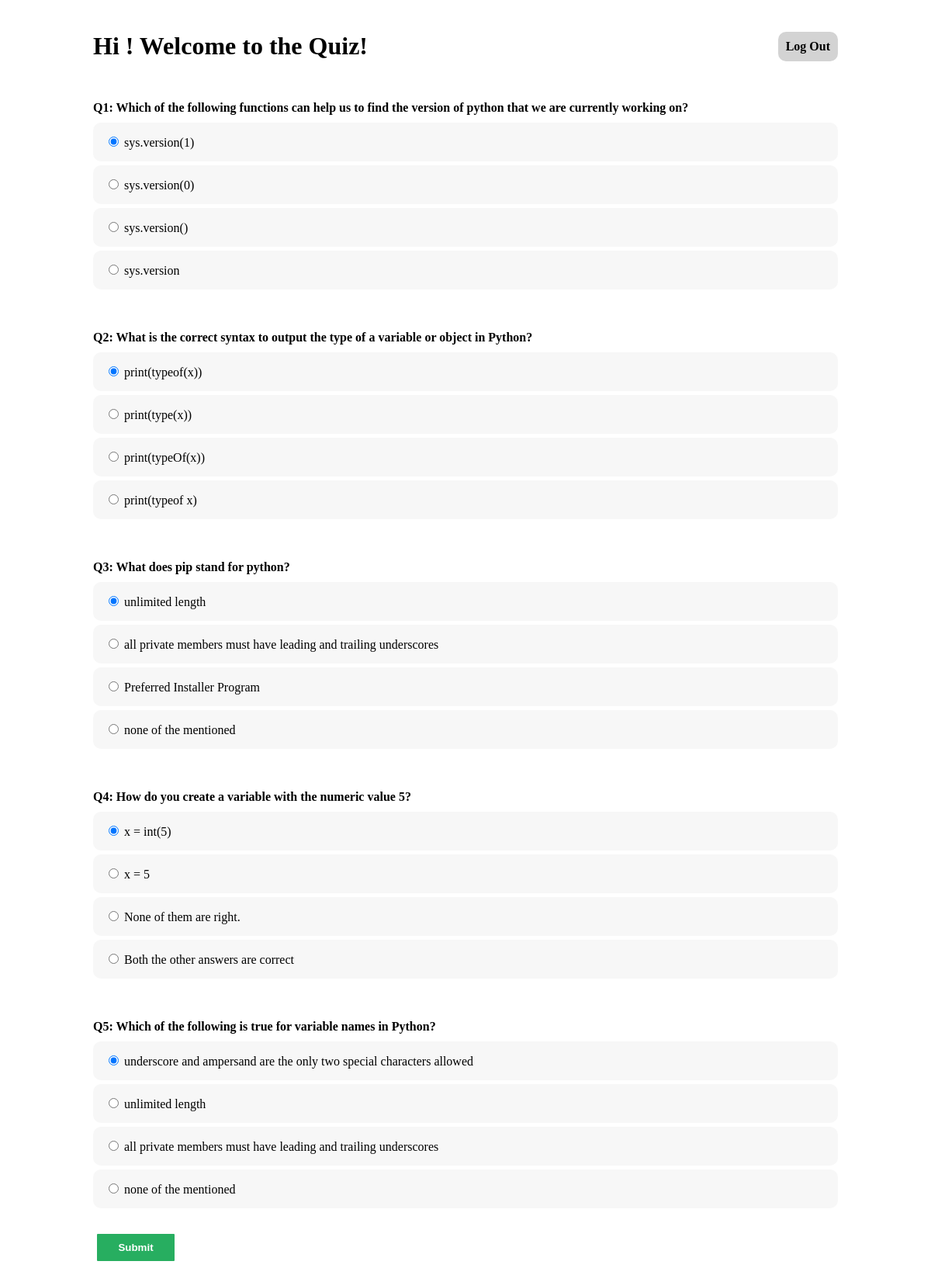
The app's page /quiz/ (signed in) with its own data.
### quiz_app/models.py (models this page shows, shortened)
class Question(models.Model):
    question_text = models.CharField(max_length=200)
    pub_date = models.DateTimeField('date published')

class Choice(models.Model):
    question = models.ForeignKey(Question, on_delete=models.CASCADE)
    choice_text = models.CharField(max_length=200)
    votes = models.IntegerField(default=0)

### quiz_app/views.py (the view)
# urls.py: path('quiz/', views.IndexView.as_view(), name='index'),
class IndexView(generic.ListView):
    template_name = 'quiz_app/index.html'
    context_object_name = 'random_question_list'
    def get_queryset(self):
        return Question.objects.order_by('?')[:5]

### quiz_app/templates/quiz_app/index.html (shortened to what this page needs)
<html>
    <head>
    </head>
    <body>
    {% block content %}
        {% if user.is_authenticated %}
            <div class="quiz">
                <div style="display: flex;align-items: center;">
                    <h1>Hi {{ user.first_name }}! Welcome to the Quiz!</h1>
                    <div id="displaytimer" class="logout-btn" style="margin-left: auto">
                        <b><a href="{% url 'logout' %}" style="text-decoration: none; color: black">Log Out</a></b>
                    </div>
                </div>
                {% if random_question_list %}
                    <form method='post' action="{% url 'quiz_app:add_score' %}">
                    {% for question  in random_question_list%}
                    <div class="form-group">
                        <label class="quiz-question" for="question" id="q-{{ question.id }}">Q{{ forloop.counter }}: {{question.question_text}}</label>
                    </div>
                    <div class="form-check">
                        <ul>
                        {% for choice in question.choice_set.all %}
                            <li class="quiz-answer">
                            <div class="form-check">
                                {% if forloop.counter == 1 %}
                                    <input class="form-check-input" type="radio" name="q-{{question.id}}" id=choice{{ forloop.counter }} value="{{ choice.id }}" checked>
                                {% else %}
                                    <input class="form-check-input" type="radio" name="q-{{question.id}}" id=choice{{ forloop.counter }} value="{{ choice.id }}">
                                {% endif %}
                                <label class="form-check-label" for="choice{{ forloop.counter }}">
                                    {{ choice.choice_text }}
                                </label>
                            </div>
                            </li>
                        {% endfor %}
                        </ul>
                        <br>
                    </div>
                    {% endfor %}
                    <button type="submit" class="submit">Submit</button>
                  </form>
                {% else %}
                    <p>No questions are available.</p>
                {% endif %}
            </div>
        {% else %}
            <p>You are not logged in</p>
            <a href="{% url 'login' %}">Log In</a>
        {% endif %}
    {% endblock %}
    </body>
</html>

### quiz_app/templates/quiz_app/index.html (style rules this page uses)
body { margin:0; padding:20px; }
.quiz { padding:0 30px 20px 30px; max-width:960px; margin:0 auto; }
ul { list-style:none; padding:0; margin:0; }
.quiz-question { font-weight:bold; display:block; padding:30px 0 10px 0; margin:0; }
.quiz-answer { margin:0; padding:15px; background:#f7f7f7; margin-bottom: 5px; cursor: pointer; border-radius: 10px; }
.submit { width: 100px; background: #27AE60; font-weight: bold; color: white; border: 0 none; border-radius: 1px; cursor: pointer; padding: 10px 5px; margin: 10px 5px; }
.logout-btn { background: #d3d3d3; padding: 10px; border-radius: 10px; }

### records on screen
Question: question_text "Which of the following functions can help us to find the version of python that we are currently working on?"
Choice: choice_text "sys.version(1)"
Choice: choice_text "sys.version(0)"
Choice: choice_text "sys.version()"
Choice: choice_text "sys.version"
Question: question_text "What is the correct syntax to output the type of a variable or object in Python?"
Choice: choice_text "print(typeof(x))"
Choice: choice_text "print(type(x))"
Choice: choice_text "print(typeOf(x))"
Choice: choice_text "print(typeof x)"
Question: question_text "What does pip stand for python?"
Choice: choice_text "unlimited length"
Choice: choice_text "all private members must have leading and trailing underscores"
Choice: choice_text "Preferred Installer Program"
Choice: choice_text "none of the mentioned"
Question: question_text "How do you create a variable with the numeric value 5?"
Choice: choice_text "x = int(5)"
Choice: choice_text "x = 5"
Choice: choice_text "None of them are right."
Choice: choice_text "Both the other answers are correct"
Question: question_text "Which of the following is true for variable names in Python?"
Choice: choice_text "underscore and ampersand are the only two special characters allowed"
Choice: choice_text "unlimited length"
Choice: choice_text "all private members must have leading and trailing underscores"
Choice: choice_text "none of the mentioned"
